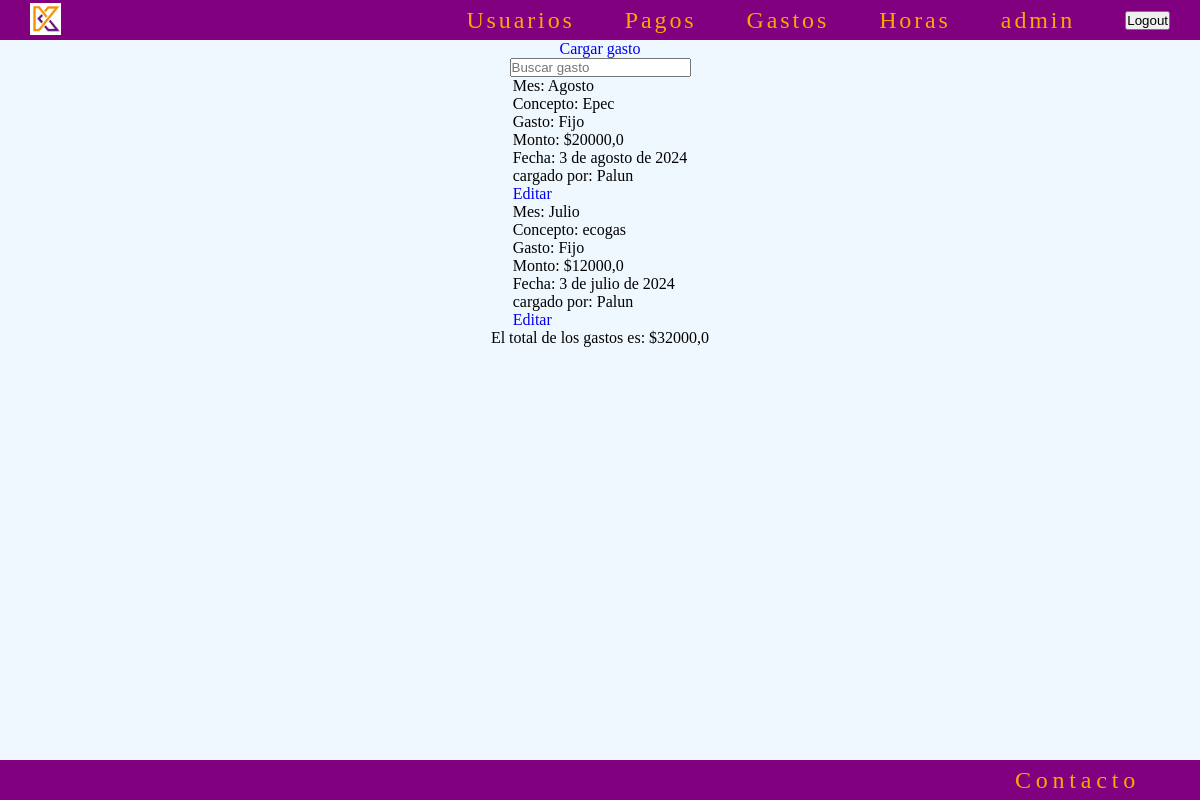
Screenshot of /gastos/lista/ (signed in) with the database file from the repository.
### gastos/models.py (models this page shows, shortened)
class Gastos(models.Model):
    class FijoVariable(models.TextChoices):
        FIJO = 'fijo', 'Fijo'
        VARIABLE = 'variable', 'Variable'
    class Mes(models.TextChoices):
        ENERO = 'Enero', 'Enero'
        FEBRERO = 'Febrero', 'Febrero'
        MARZO = 'Marzo', 'Marzo'
        ABRIL = 'Abril', 'Abril'
        MAYO = 'Mayo', 'Mayo'
        JUNIO = 'Junio', 'Junio'
        JULIO = 'Julio', 'Julio'
        AGOSTO = 'Agosto', 'Agosto'
        SEPTIEMBRE = 'Septiembre', 'Septiembre'
        OCTUBRE = 'Octubre', 'Octubre'
        NOVIEMBRE = 'Noviembre', 'Noviembre'
        DICIEMBRE = 'Diciembre', 'Diciembre'
    mes = models.CharField(max_length=10, choices=Mes.choices, null=True, blank=True)
    usuario = models.ForeignKey(User, on_delete=models.DO_NOTHING)
    concepto = models.CharField(max_length=200)
    monto = models.FloatField()
    fijo_variable = models.CharField(max_length=8, choices=FijoVariable.choices, verbose_name='Fijo o Variable')
    fecha_pago = models.DateField()

### gastos/views.py (the view, shortened to what this page needs)
# urls.py: path('lista/', GastosList.as_view(), name='gastos_list'),
class GastosList(LoginRequiredMixin, ListView):
    model = Gastos
    context_object_name = 'gastos'
    def get_queryset(self):
        queryset = Gastos.objects.all()
        busqueda = self.request.GET.get("busqueda")
        return queryset
    def get_context_data(self, **kwargs):
        context = super().get_context_data(**kwargs)
        total_gastos = self.get_queryset().aggregate(Sum('monto'))['monto__sum'] or 0
        context['total_gastos'] = total_gastos
        return context

### gastos/templates/gastos/gastos_list.html (shortened to what this page needs)
{% extends 'core/base.html' %}
{% block content %}
    <main class="contenedor_principal">
        <div>
            <a href="{% url 'gastos:gastos_create' %}">Cargar gasto</a>
        </div>
        <div class="busqueda">
            <form action="{% url 'gastos:gastos_list' %}" method="get">
                <input type="text" name="busqueda" placeholder="Buscar gasto">
            </form>
        </div>
        <div class="card-pagos-container">
            {% for object in object_list %}
                <div class="card-pagos">
                    <p>Mes: {{ object.mes.capitalize }}</p>
                    <p>Concepto: {{ object.concepto }}</p>
                    <p>Gasto: {{ object.fijo_variable.capitalize }}</p>
                    <p>Monto: ${{ object.monto }}</p>
                    <p>Fecha: {{ object.fecha_pago }}</p>
                    <p>cargado por: {{ object.usuario }}</p>
                    <a href="{% url 'gastos:gastos_update' object.id %}">Editar</a>
                </div>
            {% endfor %}
        </div>
        <div>
            <p>El total de los gastos es: ${{ total_gastos }}</p>
        </div>
    </main>
{% endblock content %}

### core/templates/core/components/navbar.html (shortened to what this page needs)
{% load static %}
<header>
    <ul>
        <li class="logo-header"><a href="{% url 'core:index' %}"><img src="{% static 'img/kinef_logo1.png' %}" alt="Logo de Kinef" width="" height="" class="imagen-logo"></a></li>
        {% if user.is_superuser %}
        <li><a href="{% url 'usuarios:index' %}">Usuarios</a></li>
        <li><a href="{% url 'pagos:index' %}">Pagos</a></li>
        <li><a href="{% url 'gastos:index' %}">Gastos</a></li>
        <li><a href="">Horas</a></li>
        {% endif %}
        {% if user.is_authenticated %}
        <li><a href="">{{ user.username }}</a></li>
        <div>
            <form action="{% url 'usuarios:logout' %}" method="post">
                <button type="submit" class="logout">Logout</button>
            </form>
        </div>
        {% else %}
        <li><a href="{% url 'usuarios:login' %}" class="link">login</a></li>
        <li><a href="{% url 'usuarios:signup' %}" class="link">Crear Usuario</a></li>
        {% endif %}
    </ul>
</header>

### core/static/css/style.css (style rules this page uses)
* { padding: 0; margin: 0; text-decoration: none; list-style: none; }
body { display: flex; flex-direction: column; min-height: 100vh; }
header { display: flex; height: 5vh; background-color: purple; justify-content: center; }
header ul { display: flex; justify-content: center; align-items: center; gap: 50px; width: 95%; }
.logo-header { flex-grow: 1; }
.imagen-logo { transition-duration: .2s; }
header ul li a { color: rgb(253, 165, 0); text-decoration: none; font-size: 1.5em; letter-spacing: .12em; }
header img { margin-top: .5vh; height: 4vh; }
.contenedor_principal { display: flex; flex-direction: column; align-items: center; background-color: aliceblue; min-height: 90vh; }

### rows the page displays
Gastos: mes "Agosto", concepto "Epec", fijo_variable "Fijo", monto "20000,0", fecha_pago "3 de agosto de 2024", usuario "Palun"
Gastos: mes "Julio", concepto "ecogas", fijo_variable "Fijo", monto "12000,0", fecha_pago "3 de julio de 2024", usuario "Palun"

### other values shown
{{ user.username }} "admin"
{{ total_gastos }} "32000,0"
